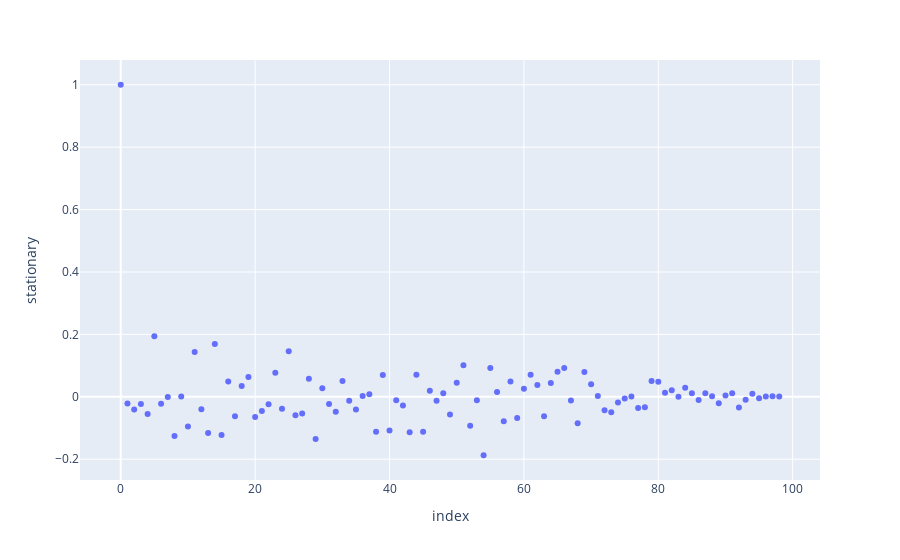

The code cell stored with this chart in its notebook:
### Code cell
px.scatter(correlation_df, correlation_df.index, 'stationary')
